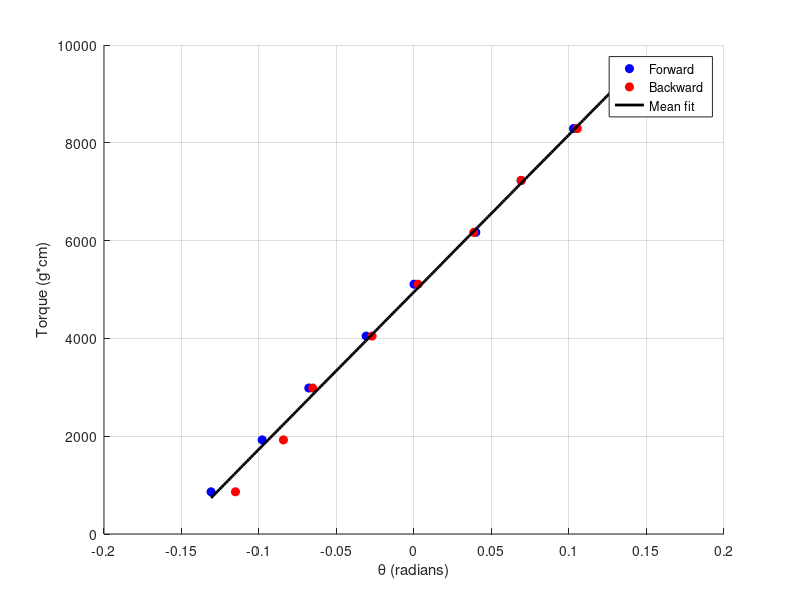

Source code (MATLAB):
clc
clear
close all

%% Calibration constants

D = 48.5;      % Distance from camera to mirror (in)
xC = 18;       % Closest ruler position to the camera (in)
g = 980;       % Acceleration due to gravity (cm/s^2)
a = 5.95/2;      % Distance from mirror to spring (cm)

hook_mass = 0.148;      % g
added_mass = 0.182;     % g

% Total applied weights
mass = hook_mass + (0:8)*added_mass;

% Torque
torque = mass * g * 2 * a;

%% Measured ruler positions (inches)

forward = [5, 8.375, 11.375, 15, 18, 21.875, 24.75, 28.125, 32];
backward = [6.625, 9.75, 11.625, 15.375, 18.25, 21.75, 24.75, 28.375, 31.875];
% Join both

%% Convert ruler position to mirror angle (radians)

thetaForward = atan((forward - xC)/D)/2;
thetaBackward = atan((backward - xC)/D)/2;
thetaMean = (thetaForward + thetaBackward)/2;

%% Linear fits

forwardFit = polyfit(thetaForward, torque, 1);
backwardFit = polyfit(thetaBackward, torque, 1);
meanFit = polyfit(thetaMean, torque, 1);

%% Evaluate fitted lines

thetaPlot = linspace( ...
    min([thetaForward thetaBackward]), ...
    max([thetaForward thetaBackward]), ...
    200);

forwardLine = polyval(forwardFit, thetaPlot);
backwardLine = polyval(backwardFit, thetaPlot);
meanLine = polyval(meanFit, thetaPlot);

%% Plot

figure
hold on

plot(thetaForward, torque, 'bo', 'MarkerFaceColor','b')
plot(thetaBackward, torque, 'ro', 'MarkerFaceColor','r')

plot(thetaPlot, meanLine, 'k-', 'LineWidth',2)

xlabel('\theta (radians)')
ylabel('Torque (g*cm)')
legend('Forward','Backward', ...
       'Mean fit', ...
       'Location','best')

grid on

%% Print calibration constants

fprintf("\nForward:\n");
fprintf("Weight = %.6f * theta + %.6f\n", ...
    forwardFit(1), forwardFit(2));

fprintf("\nBackward:\n");
fprintf("Weight = %.6f * theta + %.6f\n", ...
    backwardFit(1), backwardFit(2));

fprintf("\nMean:\n");
fprintf("Weight = %.6f * theta + %.6f\n", ...
    meanFit(1), meanFit(2));

fprintf("\nSpring calibration coefficients (dyn*cm/rad):\n");
fprintf("Forward : %.6f\n", forwardFit(1));
fprintf("Backward: %.6f\n", backwardFit(1));
fprintf("Mean    : %.6f\n", meanFit(1));
